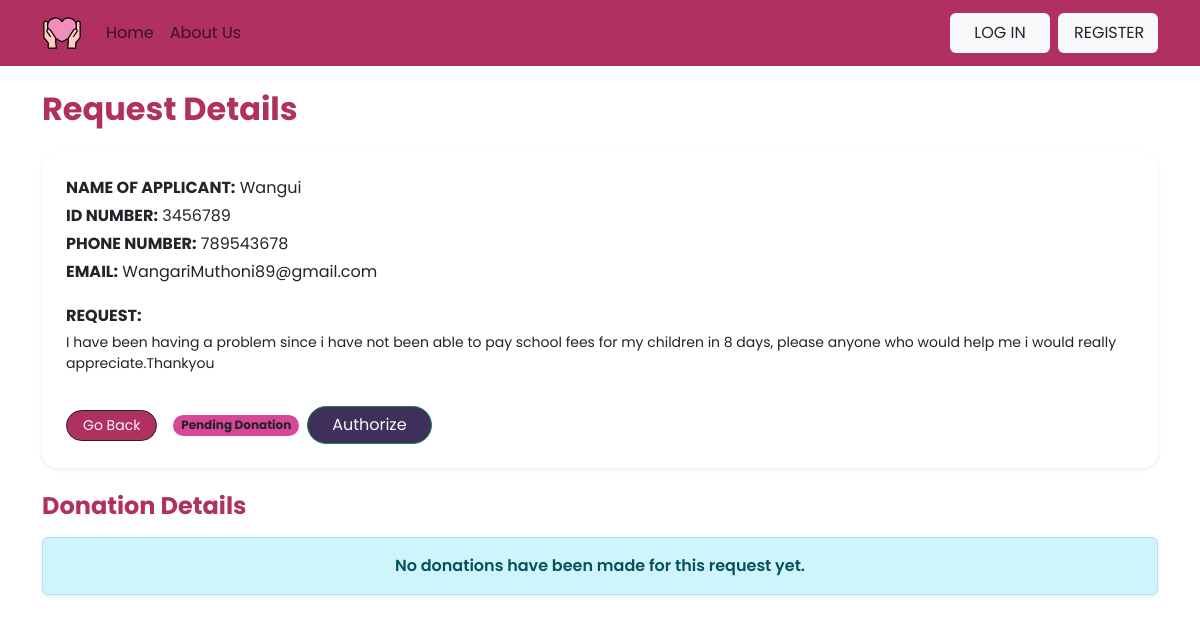
The page /NGO/viewOneRequest/6 on the database as committed earlier.
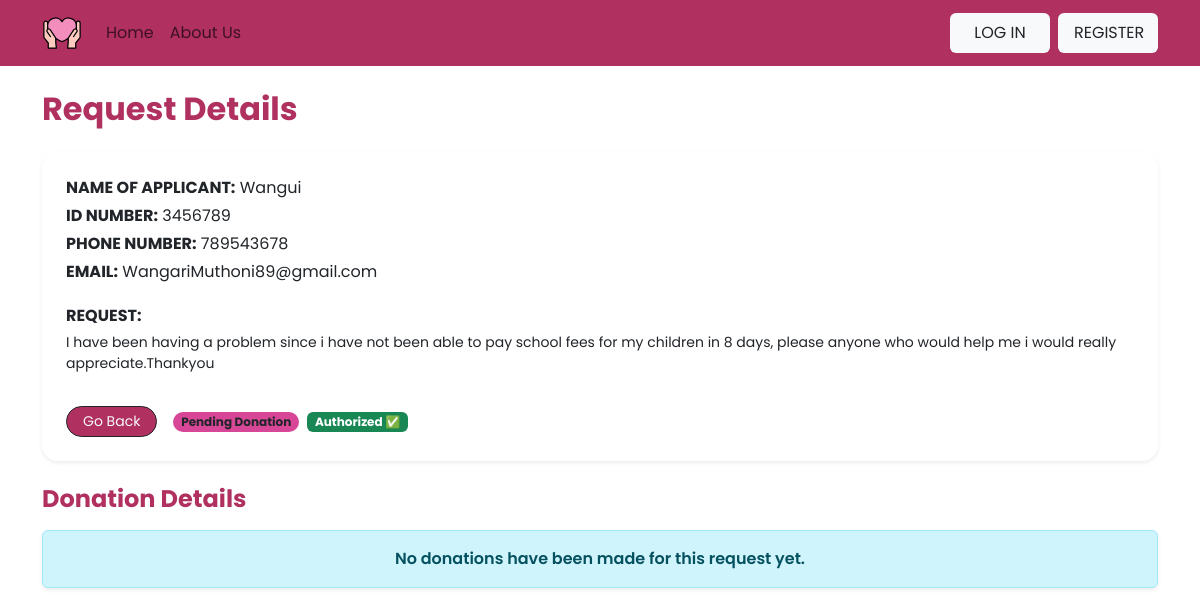
The same page on the database as committed later.
### NGO/views.py (the view)
# urls.py: path('viewOneRequest/<str:pk>' , views.viewOneRequest , name = 'DonorviewOneRequest'),
def viewOneRequest(request , pk):
    appeal = Appeal.objects.get(id=pk)
    donations = Donation.objects.filter(appeal=appeal)
    context = {'appeal': appeal , 'donations': donations}
    return render (request, 'NGO/request.html' , context)

### NGO/templates/NGO/request.html
{% extends 'NGO/main.html' %}
{% block content %}
<div class="container mt-4">
    <h2 class="fw-bold mb-4 textpink">Request Details</h2>
    <div class="card shadow-sm border-0 p-4 mb-4" style="border-radius: 16px;">
        <p class="mb-1"><strong>NAME OF APPLICANT:</strong> {{ appeal.user.username }}</p>
        <p class="mb-1"><strong>ID NUMBER:</strong> {{ appeal.idNumber }}</p>
        <p class="mb-1"><strong>PHONE NUMBER:</strong> {{ appeal.PhoneNumber}}</p>
        <p class="mb-1"><strong>EMAIL:</strong> {{ appeal.user.email }}</p>
        <p class="mt-3 mb-1"><strong>REQUEST:</strong></p>
        <p class="small">{{ appeal.request }}</p>
        <div class="d-flex align-items-center mt-3">
            <a href="{% url 'NGOviewRequests' %}"
               class="btn btn-sm bgpink text-light btn-outline-dark rounded-pill px-3 me-3">
                Go Back
            </a>
            {% if appeal.status == 'donated' %}
                <span class="badge bg-success">Already Donated</span>
            {% else %}
                <span class="badge bgplum text-dark rounded-pill">Pending Donation</span>
            {% endif %}
            {% if appeal.is_authorized %}
                <span class="badge bg-success ms-2">Authorized ✅</span>
            {% else %}
                <a href="{% url 'NGOauthorizeRequest' appeal.id %}"
                   class="btn bgpurple text-light btn-outline-success rounded-pill px-4 me-2 ms-2">
                    Authorize
                </a>
            {% endif %}
        </div>
    </div>
    <h4 class="fw-bold mb-3 textpink">Donation Details</h4>
    {% for donation in donations %}
        {% if donation.appeal.id == appeal.id %}
            <div class="card shadow-sm mb-3 p-3 border-0" style="border-radius: 14px;">
                <p class="mb-1"><strong>Donor Name:</strong> {{ donation.user.username }}</p>
                <p class="mb-1"><strong>Amount Donated:</strong> {{ donation.amount }}</p>
                <p class="mb-1"><strong>Date Donated:</strong> {{ donation.created_at }}</p>
            </div>
        {% endif %}
    {% empty %}
        <div class="alert alert-info text-center fw-semibold shadow-sm">
            No donations have been made for this request yet.
        </div>
    {% endfor %}
</div>
{% endblock %}

Rows that differ between the two databases and show on the page:
changed Appeal "Wangui": is_authorized False → True (drawn)
Other text that changed with them:
text no longer shown: "Authorize"
text now shown: "Authorized ✅"
